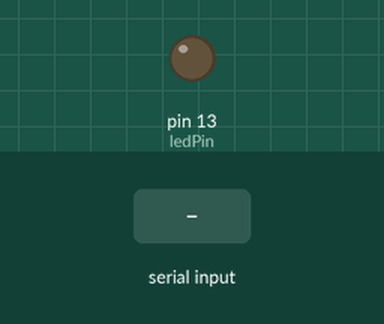
A sketch run on a simulated Arduino Uno, built with avr-gcc and run on an emulated ATmega328P. On the bench: output pins drawn as LEDs (lit = HIGH). Inputs (shaded band) come from the test bench.

Above: at 1.2 s.
1.3 s: "1" received over the second serial link
At 2.1 s:
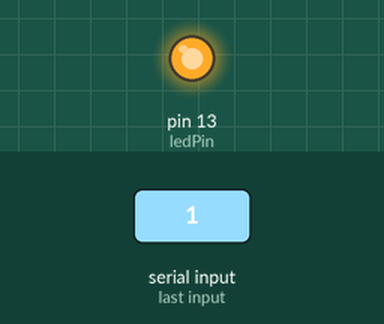
2.8 s: "0" received over the second serial link
At 3.2 s:
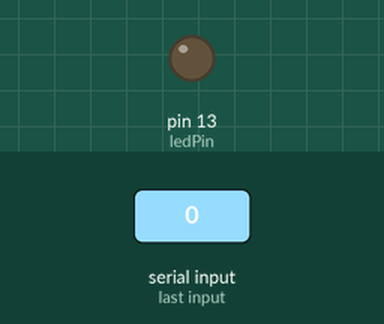
Timing chart, 0 to 5.8 s (numbered marks = the images above; inputs shaded):
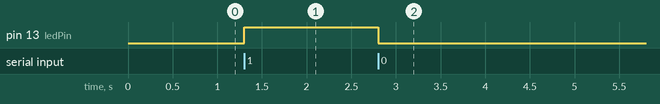

Measured:
- after the input at 1.3 s, pin 13 (ledPin): LOW → HIGH at once
- after the input at 2.8 s, pin 13 (ledPin): HIGH → LOW at once

The sketch:

bluetooth-arduino.ino
```cpp
#include <Adafruit_NeoPixel.h>
#include <SoftwareSerial.h>

SoftwareSerial BT(0,1);

#define ledPin 13
char state;

void setup() {
  pinMode(ledPin, OUTPUT);
  digitalWrite(ledPin, LOW);
  Serial.begin(9600);
  BT.begin(9600); // Default communication rate of the Bluetooth module
}

void loop() {
  if(BT.available()){ // Checks whether data is coming from the serial port
    state = BT.read(); // Reads the data from the serial port
    BT.print(state);
    //digitalWrite(ledPin, HIGH);

    if (state == '0') {
      digitalWrite(ledPin, LOW); // Turn LED OFF
      //BT.print("LED: OFF"); // Send back, to the phone, the String "LED: ON"
      //state = 0;
    }
    else if (state == '1') {
      digitalWrite(ledPin, HIGH);
      //BT.print("LED: ON");
      //state = 1;
    }
    else{
      BT.print("Invalid syntax");
    }
  }
}
```
